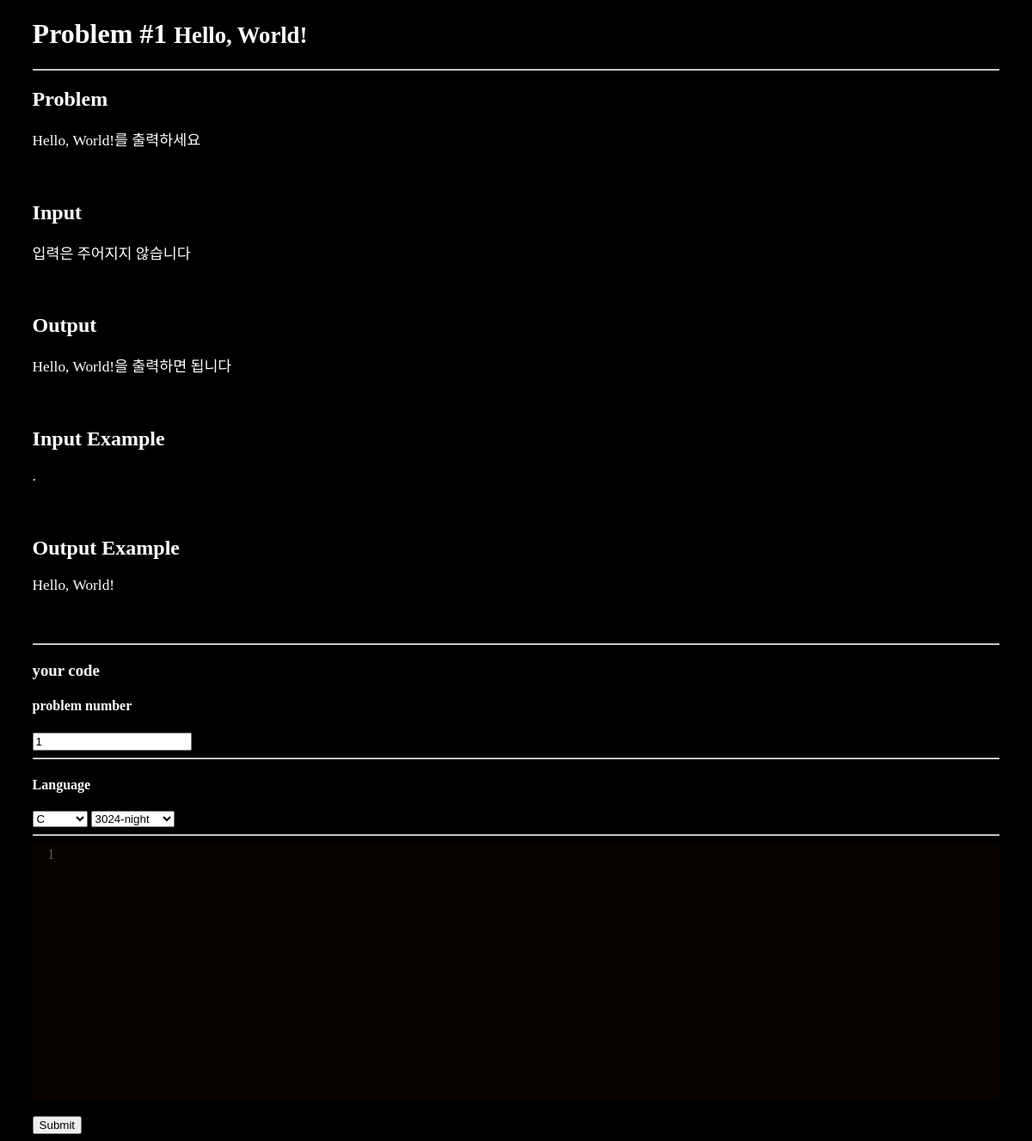
The page /problem/1 on the database its author committed.
### tables this page shows
CREATE TABLE problem (
  problem_num integer primary key autoincrement, 
  problem_name string not null,
  problem_correct integer,
  problem_text_info string not null,
  problem_text_input_info string not null,
  problem_text_output_info string not null,
  problem_input_ex string not null,
  problem_output_ex string not null
);

### GPSR.py (the view)
@app.route('/problem/<problem_num>', methods=['GET', 'POST'])
def problem_view(problem_num):
    problem = query_db('select * from problem where problem_num is ?', [problem_num])
    return render_template('/problem/problem_view.html', problem=problem)

### GPSR.py (called while the page is built)
def connect_db():
    return sqlite3.connect(app.config['DATABASE'])

def query_db(query, args=(), one=False):
    cur = g.db.execute(query, args)
    rv = [dict((cur.description[idx][0], value)
               for idx, value in enumerate(row)) for row in cur.fetchall()]
    return (rv[0] if rv else None) if one else rv

@app.before_request
def before_request():
    g.db = connect_db()
    g.user = None
    if 'user_num' in session:
        g.user = query_db('select * from user where user_num = ?',
                          [session['user_num']], one=True)

@app.teardown_request
def teardown_request(exception):
    if hasattr(g, 'db'):
        g.db.close()

### templates/problem/problem_view.html (shortened to what this page needs)
<!doctype html>
<link rel=stylesheet type=text/css href="{{ url_for('static', filename='style.css') }}">
<html>
    <head>
		<link rel="stylesheet" href="/static/codemirror/lib/codemirror.css" />
		<link rel="stylesheet" href="/static/codemirror/theme/ambiance.css" />
		<link rel="stylesheet" href="/static/codemirror/theme/base16-dark.css" />
		<link rel="stylesheet" href="/static/codemirror/theme/base16-light.css" />
		<link rel="stylesheet" href="/static/codemirror/theme/blackboard.css" />
		<link rel="stylesheet" href="/static/codemirror/theme/abcdef.css" />
		<link rel="stylesheet" href="/static/codemirror/theme/night.css" />
		<link rel="stylesheet" href="/static/codemirror/theme/3024-night.css" />
		<link rel="stylesheet" href="/static/codemirror/theme/vibrant-ink.css" />
    </head>
    <body>
        <div class=problem>
            <div class=problem_content>
	            {% if problem %}
	            <h1>Problem #{{problem[0].problem_num}} <small>{{problem[0].problem_name}}</small> </h1>
	            <hr>
	            <h2>Problem</h2>
	            <pre>{{problem[0].problem_text_info}}</pre>
	            <h2>Input</h2>
	            <pre>{{problem[0].problem_text_input_info}}</pre>
	            <h2>Output</h2>
	            <pre>{{problem[0].problem_text_output_info}}</pre>
                <h2>Input Example</h2>
                <pre>{{problem[0].problem_input_ex}}</pre>
                <h2>Output Example</h2>
                <pre>{{problem[0].problem_output_ex}}</pre>
                <hr>
	            <form action="/problem/compile" method="post">
	                <h3>your code</h3>
	                <h4>problem number</h4>
	                <input type="number" name="answer_problem_num" size="13" value="{{problem[0].problem_num}}" readonly>
	                <hr>
	                <h4>Language</h4>
	                <select name="language" class="language-select">
	                    <option value="C" data-mime="text/x-csrc" selected = "selected">C</option>
					</select>
					<select name="theme" class="theme-select">
						<option data-mime="3024-night">3024-night</option>
					</select>
	                <hr>
	                <br/>
	                <button type="submit">Submit</button>
	            </form>
	            {% else %}
	            <h3>There is no problem</h3>
	            {% endif %}
            </div>
        </div>
    </body>
</html>

### static/style.css (style rules this page uses)
body { background: black; font-family: "?��?��?��??�어 Light"; color:white; }
pre { font-family: "���������� Light"; color:white; font-size: 13pt; }
div.problem { width:100%; height: 100%; }
div.problem div.problem_content { margin-left:2.5%; margin-right:2.5% }

### rows shown on the page
problem: problem_num "1", problem_name "Hello, World!", problem_text_info "Hello, World!를 출력하세요", problem_text_input_info "입력은 주어지지 않습니다", problem_text_output_info "Hello, World!을 출력하면 됩니다", problem_input_ex ".", problem_output_ex "Hello, World!", answer_problem_num "1"
